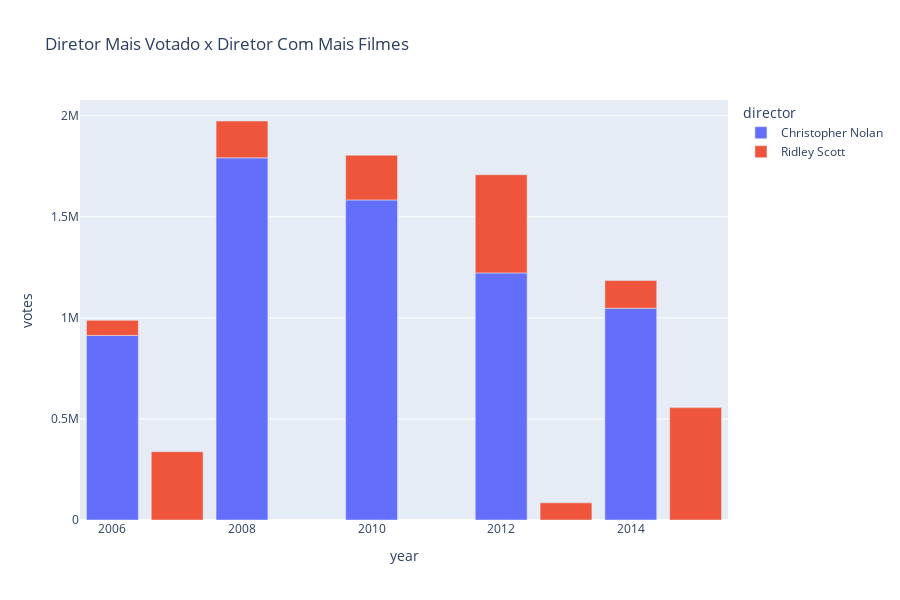

This figure's notebook cell:
### Markdown cell above
#### Gráfico 2 : Porque escolhi esse gráfico : 
>Queria visualizar qual foi o diretor que mais publicou filmes e se isso garantia uma boa avaliação e votos ao longo do tempo.<br>
>A partir dessa visualização, vejo que mesmo o diretor Ridley Scott tenha publicado mais filmes ao longo dos anos, não alcançou um número de votos e de avaliações consideráveis quando comparado com o diretor Christopher Nolan

### Code cell
import plotly.express as px
df = px.data.tips()
fig = px.bar(segundoGrafico, x="year", y="votes",
             title='Diretor Mais Votado x Diretor Com Mais Filmes',
             color='director',hover_data=["rating", "title"],
             height=600, 
             width=900)
fig.show()

### Figure 1 — Plotly figure (JSON) as saved in the notebook; plotly's stock layout.template omitted (floating-point values rounded to 4 significant figures)
{"data": [{"alignmentgroup": "True", "customdata": [[9, "Interstellar"], [9, "The Dark Knight"], [9, "The Prestige"], [9, "Inception"], [9, "The Dark Knight Rises"]], "hovertemplate": "director=Christopher Nolan<br>year=%{x}<br>votes=%{y}<br>rating=%{customdata[0]}<br>title=%{customdata[1]}<extra></extra>", "legendgroup": "Christopher Nolan", "marker": {"color": "#636efa", "pattern": {"shape": ""}}, "name": "Christopher Nolan", "offsetgroup": "Christopher Nolan", "orientation": "v", "showlegend": true, "textposition": "auto", "type": "bar", "x": [2014, 2008, 2006, 2010, 2012], "xaxis": "x", "y": [1047747, 1791916, 913152, 1583625, 1222645], "yaxis": "y"}, {"alignmentgroup": "True", "customdata": [[7, "Prometheus"], [8, "The Martian"], [7, "Robin Hood"], [8, "American Gangster"], [6, "Exodus: Gods and Kings"], [5, "The Counselor"], [7, "A Good Year"], [7, "Body of Lies"]], "hovertemplate": "director=Ridley Scott<br>year=%{x}<br>votes=%{y}<br>rating=%{customdata[0]}<br>title=%{customdata[1]}<extra></extra>", "legendgroup": "Ridley Scott", "marker": {"color": "#EF553B", "pattern": {"shape": ""}}, "name": "Ridley Scott", "offsetgroup": "Ridley Scott", "orientation": "v", "showlegend": true, "textposition": "auto", "type": "bar", "x": [2012, 2015, 2010, 2007, 2014, 2013, 2006, 2008], "xaxis": "x", "y": [485820, 556097, 221117, 337835, 137299, 84927, 74674, 182305], "yaxis": "y"}], "layout": {"barmode": "relative", "height": 600, "legend": {"title": {"text": "director"}, "tracegroupgap": 0}, "title": {"text": "Diretor Mais Votado x Diretor Com Mais Filmes"}, "width": 900, "xaxis": {"anchor": "y", "domain": [0, 1], "title": {"text": "year"}}, "yaxis": {"anchor": "x", "domain": [0, 1], "title": {"text": "votes"}}}}
